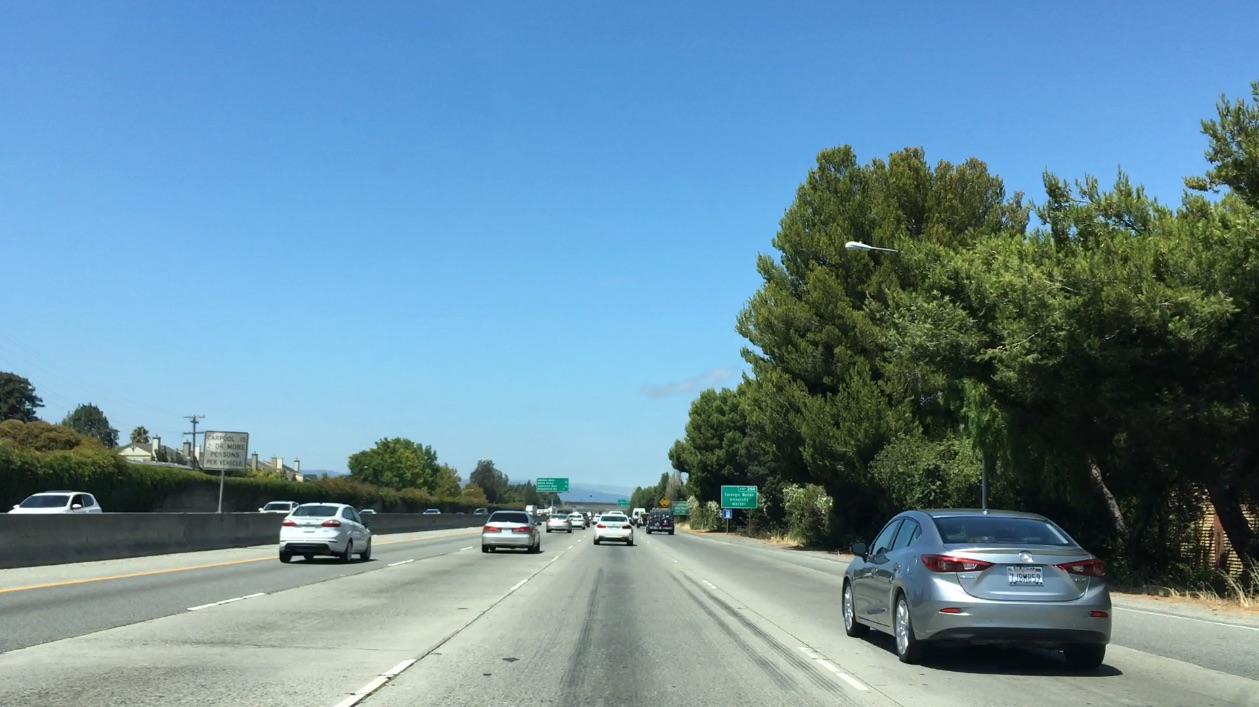
#> input picture vehicle-detect-tracking/exercise/bbox-example-image.jpg, 1259 x 707 px; its folder holds only this picture in this run
$ python -i lane.py   (imports and definitions only)   (older library calls are emulated)
#> lines starting #> are read from the running program, lines starting #| are printed output that depends on the picture
import cv2
import os
import glob
import numpy as np
import pickle
import matplotlib.pyplot as plt
import matplotlib.image as mpimg

class Line():
    def __init__(self):
        # was the line detected in the last iteration?
        self.detected = False
        # x values of the last n fits of the line
        self.recent_xfitted = []
        #average x values of the fitted line over the last n iterations
        self.bestx = None
        #polynomial coefficients averaged over the last n iterations
        self.best_fit = None
        #polynomial coefficients for the most recent fit
        self.fit = [np.array([False])]
        #radius of curvature of the line in some units
        self.radius_of_curvature = None
        #distance in meters of vehicle center from the line
        self.line_base_pos = None
        #difference in fit coefficients between last and new fits
        self.diffs = np.array([0,0,0], dtype='float')
        #x values for detected line pixels
        self.allx = None
        #y values for detected line pixels
        self.ally = None

class Finder(object):
    def __init__(self, camera_calfile='camera_cal.p'):
        self.left_line=Line()
        self.right_line=Line()
        # load calibration file
        with open(camera_calfile, mode='rb') as f:
            camera_cal=pickle.load(f)
        self.mtx=camera_cal['mtx']
        self.dist=camera_cal['dist']

    # Use color transforms, gradients, etc., to create a thresholded binary image.
    # Colour transform
    def color_thresh(self, img, thresh=(0,255), hue_thresh=(0,30)):
        hls=cv2.cvtColor(img, cv2.COLOR_RGB2HLS)
        h=hls[:,:,0]
        s=hls[:,:,2]

        # Color threshold to isolate yellow and white
        s_binary=np.zeros_like(s)
        s_binary[[((s>=thresh[0]) & (s<=thresh[1]))]]=1

        h_binary=np.zeros_like(s)
        h_binary[[((h>=hue_thresh[0]) & (h<=hue_thresh[1]))]]=1

        color_binary=np.zeros_like(s)
        color_binary= s_binary & h_binary
        #plt.imshow(np.dstack((255*s_binary,np.zeros_like(s), s)))
        #plt.show()
        return (color_binary)

    # [201 lines left out: functions abs_sobel_thresh, mag_thresh, dir_threshold, detect_sobel_edges, region_masking, bird_eye and 5 more, not called in this run]

    def process_image(self, img, dbg=False):
        shape_ymax, shape_xmax, _ = img.shape
        #Apply distortion correction to the raw image
        undist = cv2.undistort(img, self.mtx, self.dist, None, self.mtx)
        if dbg==True:
            plt.imshow(undist)
            plt.show()

        # Threshold color
        color_binary=self.color_thresh(undist, (100,255))

        if dbg==True:
            plt.imshow(color_binary, cmap='gray')
            plt.show()
            print('Color Masking')

        # Threshold gradient
        gray=cv2.cvtColor(undist, cv2.COLOR_RGB2GRAY)
        edges=self.detect_sobel_edges(gray)
        if dbg==True:
            plt.imshow(edges, cmap='gray')
            plt.show()
            print('Edge detection')

            plt.imshow(255*np.dstack((color_binary,np.zeros_like(edges),edges)))
            plt.show()
            print('Color Masking stack with Edge detection')


        # Combine gradient and color thresholds
        grad_color_masked=np.zeros_like(color_binary)
        grad_color_masked[(edges==1) | (color_binary==1)]=1

        if dbg==True:
            plt.imshow(grad_color_masked, cmap='gray')
            plt.show()
            print('Color Masking OR Edge detection')

        binary_lane=self.region_masking(grad_color_masked)
        if dbg==True:
            plt.imshow(binary_lane, cmap='gray')
            plt.show()
            print('After region masking')

        # Warp
        """
        src_pts=find_trapezoid_corners(binary_lane)
        temp_img=img.copy()
        color=[255,0,0]
        thickness=5
        cv2.line(temp_img, (src_pts[0][0], src_pts[0][1]), (src_pts[1][0], src_pts[1][1]), color, thickness)
        cv2.line(temp_img, (src_pts[1][0], src_pts[1][1]), (src_pts[2][0], src_pts[2][1]), color, thickness)
        cv2.line(temp_img, (src_pts[2][0], src_pts[2][1]), (src_pts[3][0], src_pts[3][1]), color, thickness)
        plt.imshow(temp_img)
        plt.show()
        print(src_pts)
        """
        src_pts=np.array([[271, shape_ymax], [453, 576], [925, 576], [1178, shape_ymax]],np.int)
        dst_pts=np.array([[290, shape_ymax],[290, 0.85*shape_ymax],
                      [990,0.85*shape_ymax],[990,shape_ymax]],np.int)

        warped, warp_matrix=self.bird_eye(binary_lane, np.float32(src_pts), np.float32(dst_pts))
        if dbg==True:
            plt.imshow(warped,cmap='gray')
            plt.show()
            print('warped')

        # Plot the trapezoid
        """
        if dbg==True:
            line_pic = undist.copy()
            color=[255,0,0]
            thickness=10
            cv2.line(line_pic, (src_pts[0][0], src_pts[0][1]), (src_pts[1][0], src_pts[1][1]),color, thickness)
            cv2.line(line_pic, (src_pts[1][0], src_pts[1][1]), (src_pts[2][0], src_pts[2][1]),color, thickness)
            cv2.line(line_pic, (src_pts[2][0], src_pts[2][1]), (src_pts[3][0], src_pts[3][1]),color, thickness)
            cv2.line(line_pic, (src_pts[3][0], src_pts[3][1]), (src_pts[0][0], src_pts[0][1]),color, thickness)
            plt.imshow(line_pic)
            plt.show()
        """


        # Find lanes
        left_lane,right_lane=self.find_lane_boundary(warped, dst_pts[0][0],dst_pts[3][0],dbg)
        # [5 lines of commented-out code are left out]

        combine_lanes=cv2.addWeighted(left_lane,1,right_lane,1,0)
        if dbg==True:
            plt.imshow(combine_lanes,cmap='gray')
            plt.show()
            print('Found lanes')


        # Find curvature
        self.fit_polynomial(left_lane, self.left_line, dbg=dbg)
        self.fit_polynomial(right_lane, self.right_line, dbg=dbg)

        # Calculate the position of car relative to lane center
        # Define conversions in from pixels space to meters
        ym_per_pix = 30/720 # meters per pixel in y dimension

        lane_width_m = 3.7
        xm_per_pix = lane_width_m/(self.right_line.line_base_pos-self.left_line.line_base_pos)
        car_center=img.shape[1]/2
        lane_center=(self.left_line.line_base_pos+self.right_line.line_base_pos)/2
        lane_offset=xm_per_pix*(car_center-lane_center)

        # calculate correlation coefficient
        corr_coef=np.correlate(self.left_line.fit[0:2], self.right_line.fit[0:2])
        self.calc_curvature(left_lane, self.left_line, xm_per_pix, ym_per_pix)
        self.calc_curvature(right_lane, self.right_line, xm_per_pix, ym_per_pix)

        if dbg==True:
            print('correlation coefficient', corr_coef)
            print('lane_offset',lane_offset,'m')

        if corr_coef>0:
            self.left_line.best_fit=self.left_line.fit
            self.right_line.best_fit=self.right_line.fit

        curverad=np.minimum(self.left_line.radius_of_curvature, self.right_line.radius_of_curvature)

        # fill polygon and unwarp into original image
        result=self.fill_poly_unwarp(undist, warped, warp_matrix, self.left_line.best_fit, self.right_line.best_fit)


        # add texts
        cv2.putText(result, "Radius of Curvature ="+str(int(curverad))+"(m)", (20, 50),
                   cv2.FONT_HERSHEY_SIMPLEX, 1.2, (255,255,255), 2)
        if lane_offset>0:
            side="right"
        else:
            side="left"

        cv2.putText(result, "Vehicle is"+" %0.2fm "%(np.abs(lane_offset))+side+" of center", (20, 100),
                   cv2.FONT_HERSHEY_SIMPLEX, 1.2, (255,255,255), 2)

        #cv2.putText(result, "Correlation is"+" %0.4f "%(corr_coef), (300, 450),
        #           cv2.FONT_HERSHEY_SIMPLEX, 1.2, (255,255,255), 2)

        if dbg==True:
            plt.imshow(result)
            plt.show()
        return result

>>> import cv2
>>> picture = cv2.cvtColor(cv2.imread('exercise/bbox-example-image.jpg'), cv2.COLOR_BGR2RGB)
>>> result = Finder().process_image(picture)
#> (reads vehicle-detect-tracking/camera_cal.p from the repository)
#> in process_image, `undist = cv2.undistort(img, self.mtx, self.dist, None, self.mtx)`:
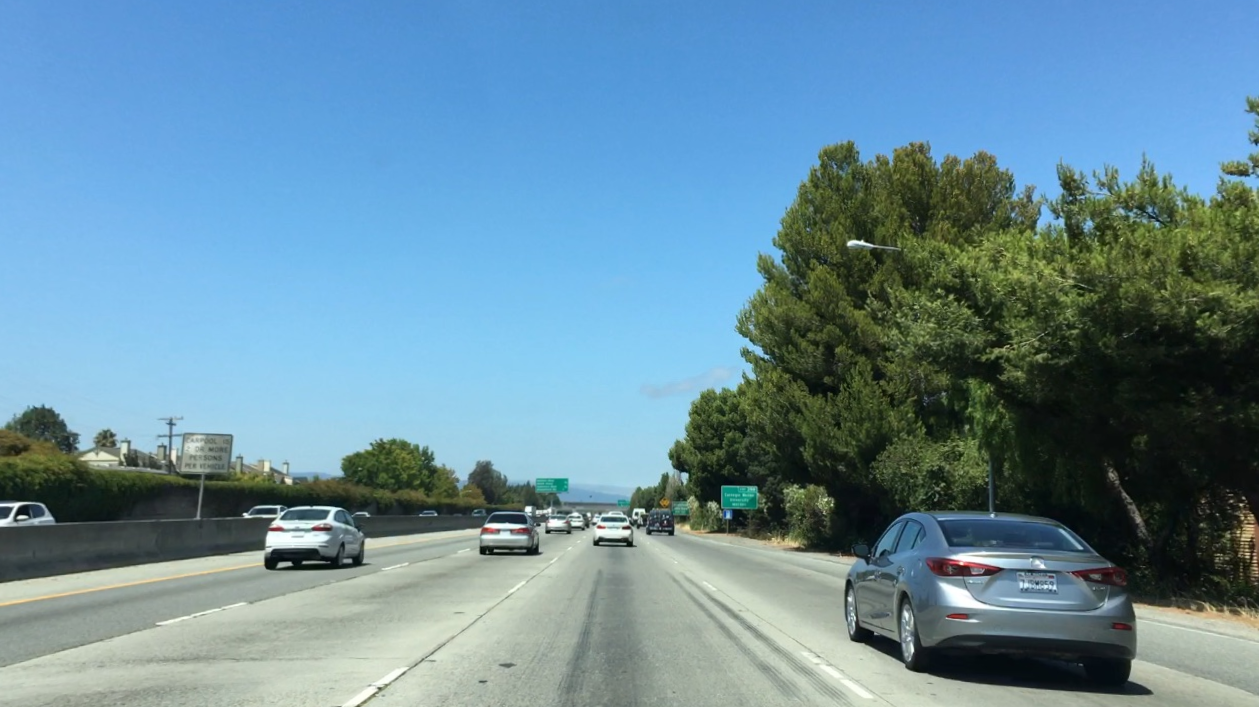
#> undist: shape (707, 1259, 3); mean R, G, B 104.5, 141.2, 158.8
#> in color_thresh, `hls=cv2.cvtColor(img, cv2.COLOR_RGB2HLS)`: hls: shape (707, 1259, 3); mean of channels 0, 1, 2 80.9, 133.9, 114.1
#> in color_thresh, `h=hls[:,:,0]`:
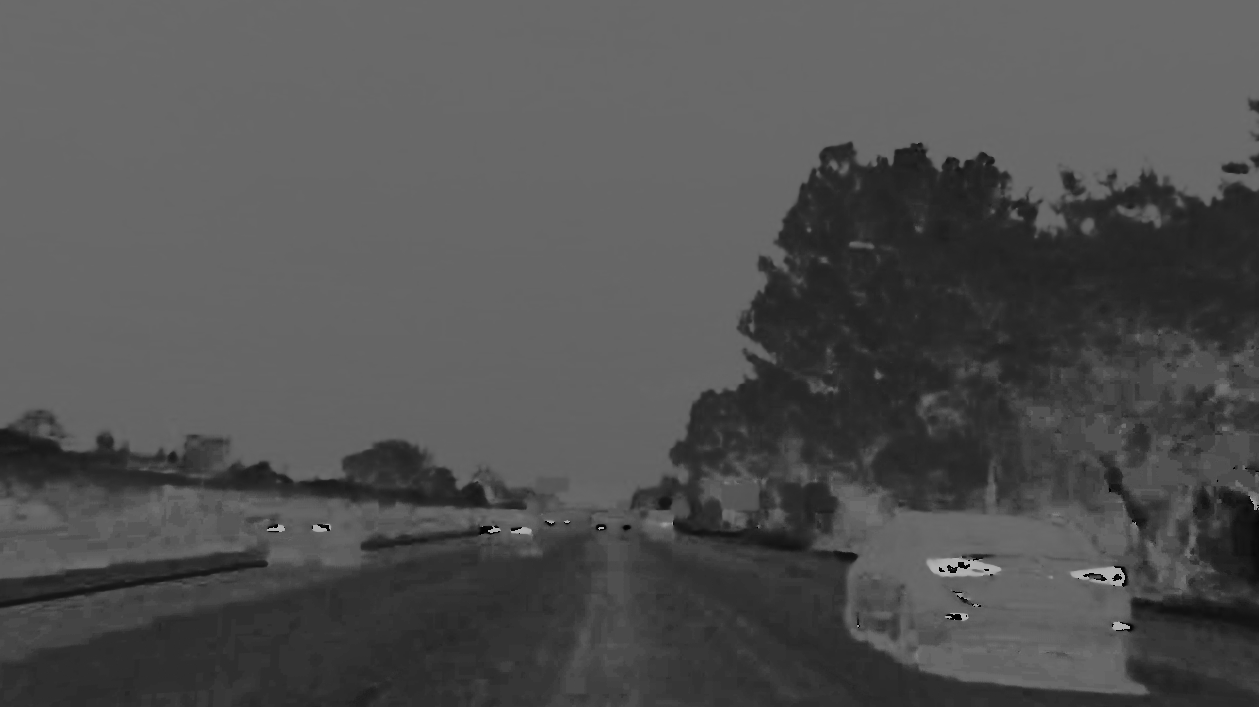
#> h: shape (707, 1259); min 0, max 180, mean 80.9
#> in color_thresh, `s=hls[:,:,2]`:
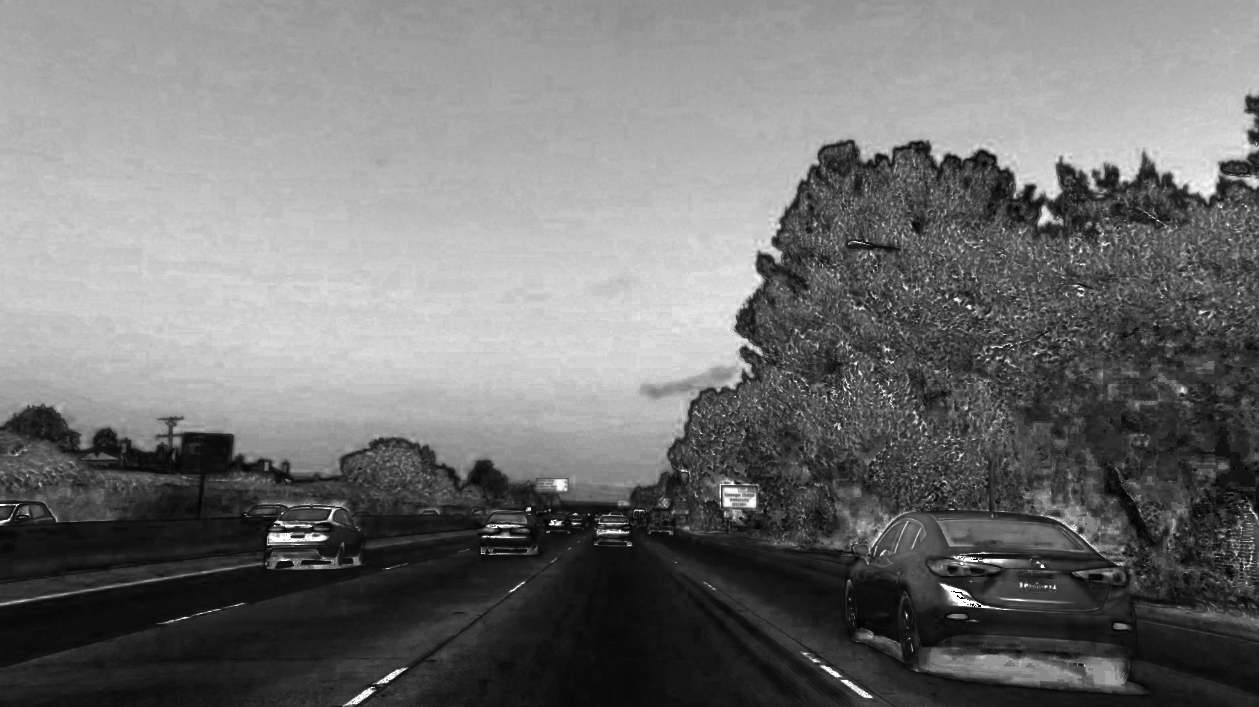
#> s: shape (707, 1259); min 0, max 255, mean 114.1
#> (the run stopped early here; a loop or call above may not have finished)
